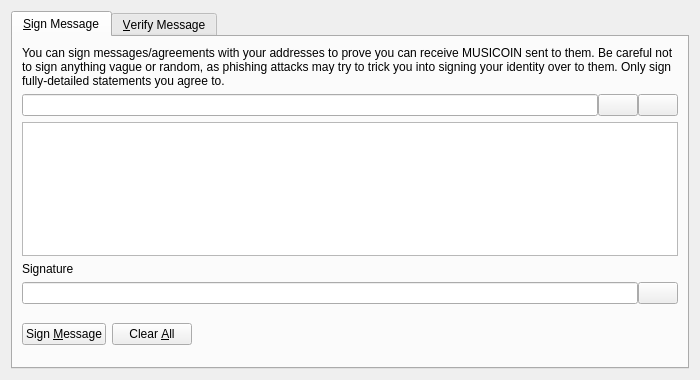
<?xml version="1.0" encoding="UTF-8"?>
<ui version="4.0">
 <class>SignVerifyMessageDialog</class>
 <widget class="QDialog" name="SignVerifyMessageDialog">
  <property name="geometry">
   <rect>
    <x>0</x>
    <y>0</y>
    <width>700</width>
    <height>380</height>
   </rect>
  </property>
  <property name="windowTitle">
   <string>Signatures - Sign / Verify a Message</string>
  </property>
  <property name="modal">
   <bool>true</bool>
  </property>
  <layout class="QVBoxLayout" name="verticalLayout">
   <item>
    <widget class="QTabWidget" name="tabWidget">
     <property name="currentIndex">
      <number>0</number>
     </property>
     <widget class="QWidget" name="tabSignMessage">
      <attribute name="title">
       <string>&amp;Sign Message</string>
      </attribute>
      <layout class="QVBoxLayout" name="verticalLayout_SM">
       <item>
        <widget class="QLabel" name="infoLabel_SM">
         <property name="text">
          <string>You can sign messages/agreements with your addresses to prove you can receive MUSICOIN sent to them. Be careful not to sign anything vague or random, as phishing attacks may try to trick you into signing your identity over to them. Only sign fully-detailed statements you agree to.</string>
         </property>
         <property name="textFormat">
          <enum>Qt::PlainText</enum>
         </property>
         <property name="wordWrap">
          <bool>true</bool>
         </property>
        </widget>
       </item>
       <item>
        <layout class="QHBoxLayout" name="horizontalLayout_1_SM">
         <property name="spacing">
          <number>0</number>
         </property>
         <item>
          <widget class="QValidatedLineEdit" name="addressIn_SM">
           <property name="toolTip">
            <string>The MUSICOIN address to sign the message with</string>
           </property>
          </widget>
         </item>
         <item>
          <widget class="QPushButton" name="addressBookButton_SM">
           <property name="toolTip">
            <string>Choose previously used address</string>
           </property>
           <property name="text">
            <string/>
           </property>
           <property name="shortcut">
            <string>Alt+A</string>
           </property>
           <property name="autoDefault">
            <bool>false</bool>
           </property>
          </widget>
         </item>
         <item>
          <widget class="QPushButton" name="pasteButton_SM">
           <property name="toolTip">
            <string>Paste address from clipboard</string>
           </property>
           <property name="text">
            <string/>
           </property>
           <property name="shortcut">
            <string>Alt+P</string>
           </property>
           <property name="autoDefault">
            <bool>false</bool>
           </property>
          </widget>
         </item>
        </layout>
       </item>
       <item>
        <widget class="QPlainTextEdit" name="messageIn_SM">
         <property name="toolTip">
          <string>Enter the message you want to sign here</string>
         </property>
        </widget>
       </item>
       <item>
        <widget class="QLabel" name="signatureLabel_SM">
         <property name="text">
          <string>Signature</string>
         </property>
         <property name="textFormat">
          <enum>Qt::PlainText</enum>
         </property>
        </widget>
       </item>
       <item>
        <layout class="QHBoxLayout" name="horizontalLayout_2_SM">
         <property name="spacing">
          <number>0</number>
         </property>
         <item>
          <widget class="QLineEdit" name="signatureOut_SM">
           <property name="font">
            <font>
             <italic>true</italic>
            </font>
           </property>
           <property name="readOnly">
            <bool>true</bool>
           </property>
          </widget>
         </item>
         <item>
          <widget class="QPushButton" name="copySignatureButton_SM">
           <property name="toolTip">
            <string>Copy the current signature to the system clipboard</string>
           </property>
           <property name="text">
            <string/>
           </property>
           <property name="autoDefault">
            <bool>false</bool>
           </property>
          </widget>
         </item>
        </layout>
       </item>
       <item>
        <layout class="QHBoxLayout" name="horizontalLayout_3_SM">
         <item>
          <widget class="QPushButton" name="signMessageButton_SM">
           <property name="toolTip">
            <string>Sign the message to prove you own this MUSICOIN address</string>
           </property>
           <property name="text">
            <string>Sign &amp;Message</string>
           </property>
           <property name="autoDefault">
            <bool>false</bool>
           </property>
          </widget>
         </item>
         <item>
          <widget class="QPushButton" name="clearButton_SM">
           <property name="toolTip">
            <string>Reset all sign message fields</string>
           </property>
           <property name="text">
            <string>Clear &amp;All</string>
           </property>
           <property name="autoDefault">
            <bool>false</bool>
           </property>
          </widget>
         </item>
         <item>
          <spacer name="horizontalSpacer_1_SM">
           <property name="orientation">
            <enum>Qt::Horizontal</enum>
           </property>
           <property name="sizeHint" stdset="0">
            <size>
             <width>40</width>
             <height>48</height>
            </size>
           </property>
          </spacer>
         </item>
         <item>
          <widget class="QLabel" name="statusLabel_SM">
           <property name="font">
            <font>
             <weight>75</weight>
             <bold>true</bold>
            </font>
           </property>
           <property name="text">
            <string/>
           </property>
           <property name="wordWrap">
            <bool>true</bool>
           </property>
          </widget>
         </item>
         <item>
          <spacer name="horizontalSpacer_2_SM">
           <property name="orientation">
            <enum>Qt::Horizontal</enum>
           </property>
           <property name="sizeHint" stdset="0">
            <size>
             <width>40</width>
             <height>48</height>
            </size>
           </property>
          </spacer>
         </item>
        </layout>
       </item>
      </layout>
     </widget>
     <widget class="QWidget" name="tabVerifyMessage">
      <attribute name="title">
       <string>&amp;Verify Message</string>
      </attribute>
      <layout class="QVBoxLayout" name="verticalLayout_VM">
       <item>
        <widget class="QLabel" name="infoLabel_VM">
         <property name="text">
          <string>Enter the receiver's address, message (ensure you copy line breaks, spaces, tabs, etc. exactly) and signature below to verify the message. Be careful not to read more into the signature than what is in the signed message itself, to avoid being tricked by a man-in-the-middle attack. Note that this only proves the signing party receives with the address, it cannot prove sendership of any transaction!</string>
         </property>
         <property name="textFormat">
          <enum>Qt::PlainText</enum>
         </property>
         <property name="alignment">
          <set>Qt::AlignLeading|Qt::AlignLeft|Qt::AlignTop</set>
         </property>
         <property name="wordWrap">
          <bool>true</bool>
         </property>
        </widget>
       </item>
       <item>
        <layout class="QHBoxLayout" name="horizontalLayout_1_VM">
         <property name="spacing">
          <number>0</number>
         </property>
         <item>
          <widget class="QValidatedLineEdit" name="addressIn_VM">
           <property name="toolTip">
            <string>The MUSICOIN address the message was signed with</string>
           </property>
          </widget>
         </item>
         <item>
          <widget class="QPushButton" name="addressBookButton_VM">
           <property name="toolTip">
            <string>Choose previously used address</string>
           </property>
           <property name="text">
            <string/>
           </property>
           <property name="shortcut">
            <string>Alt+A</string>
           </property>
           <property name="autoDefault">
            <bool>false</bool>
           </property>
          </widget>
         </item>
        </layout>
       </item>
       <item>
        <widget class="QPlainTextEdit" name="messageIn_VM"/>
       </item>
       <item>
        <widget class="QValidatedLineEdit" name="signatureIn_VM"/>
       </item>
       <item>
        <layout class="QHBoxLayout" name="horizontalLayout_2_VM">
         <item>
          <widget class="QPushButton" name="verifyMessageButton_VM">
           <property name="toolTip">
            <string>Verify the message to ensure it was signed with the specified MUSICOIN address</string>
           </property>
           <property name="text">
            <string>Verify &amp;Message</string>
           </property>
           <property name="autoDefault">
            <bool>false</bool>
           </property>
          </widget>
         </item>
         <item>
          <widget class="QPushButton" name="clearButton_VM">
           <property name="toolTip">
            <string>Reset all verify message fields</string>
           </property>
           <property name="text">
            <string>Clear &amp;All</string>
           </property>
           <property name="autoDefault">
            <bool>false</bool>
           </property>
          </widget>
         </item>
         <item>
          <spacer name="horizontalSpacer_1_VM">
           <property name="orientation">
            <enum>Qt::Horizontal</enum>
           </property>
           <property name="sizeHint" stdset="0">
            <size>
             <width>40</width>
             <height>48</height>
            </size>
           </property>
          </spacer>
         </item>
         <item>
          <widget class="QLabel" name="statusLabel_VM">
           <property name="font">
            <font>
             <weight>75</weight>
             <bold>true</bold>
            </font>
           </property>
           <property name="text">
            <string/>
           </property>
           <property name="wordWrap">
            <bool>true</bool>
           </property>
          </widget>
         </item>
         <item>
          <spacer name="horizontalSpacer_2_VM">
           <property name="orientation">
            <enum>Qt::Horizontal</enum>
           </property>
           <property name="sizeHint" stdset="0">
            <size>
             <width>40</width>
             <height>48</height>
            </size>
           </property>
          </spacer>
         </item>
        </layout>
       </item>
      </layout>
     </widget>
    </widget>
   </item>
  </layout>
 </widget>
 <customwidgets>
  <customwidget>
   <class>QValidatedLineEdit</class>
   <extends>QLineEdit</extends>
   <header>qvalidatedlineedit.h</header>
  </customwidget>
 </customwidgets>
 <resources>
  <include location="../musicoin.qrc"/>
 </resources>
 <connections/>
</ui>
